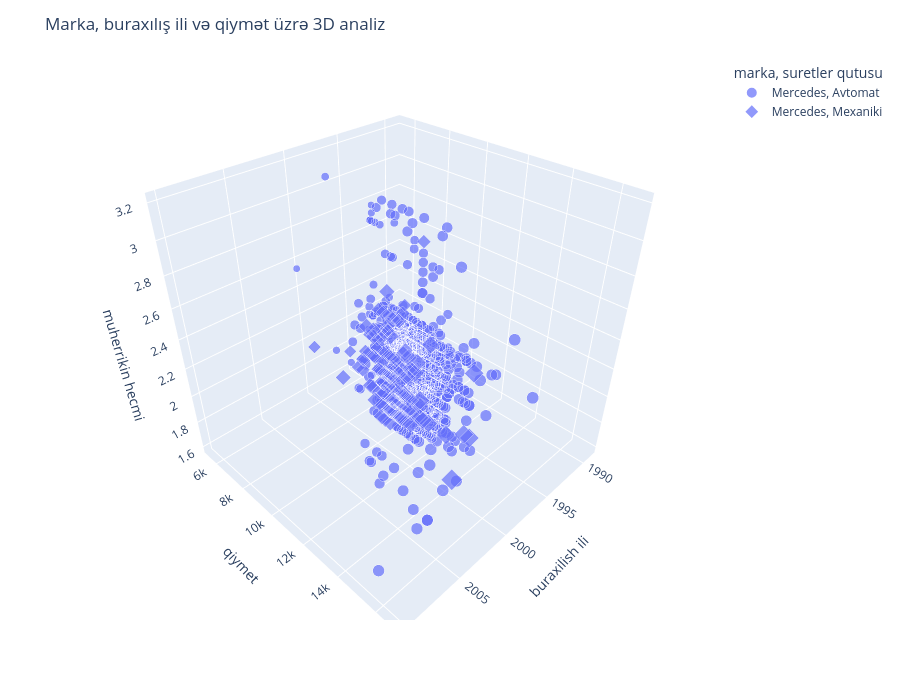

The notebook cell saved with this chart:
### Code cell
import plotly.express as px

fig = px.scatter_3d(
    df,
    x='buraxilish ili',
    y='qiymet',
    z='muherrikin hecmi',   
    color='marka',           
    symbol='suretler qutusu', 
    size='qiymet',          
    hover_data=['marka', 'buraxilish ili', 'qiymet']
)

fig.update_layout(
    title='Marka, buraxılış ili və qiymət üzrə 3D analiz',
    width=900,
    height=700
)

fig.show()

### Figure 1 — Plotly figure (JSON) as saved in the notebook; plotly's stock layout.template omitted (floating-point values rounded to 4 significant figures; data arrays with more than 128 entries replaced by an {"elided": "..."} marker saying what was removed)
{"data": [{"customdata": {"elided": "1040x1 str values"}, "hovertemplate": "marka=%{customdata[0]}<br>suretler qutusu=Avtomat<br>buraxilish ili=%{x}<br>qiymet=%{marker.size}<br>muherrikin hecmi=%{z}<extra></extra>", "legendgroup": "Mercedes, Avtomat", "marker": {"color": "#636efa", "size": {"elided": "1040 int values"}, "sizemode": "area", "sizeref": 42, "symbol": "circle"}, "mode": "markers", "name": "Mercedes, Avtomat", "scene": "scene", "showlegend": true, "type": "scatter3d", "x": {"elided": "1040 int values"}, "y": {"elided": "1040 int values"}, "z": {"elided": "1040 float values"}}, {"customdata": {"elided": "134x1 str values"}, "hovertemplate": "marka=%{customdata[0]}<br>suretler qutusu=Mexaniki<br>buraxilish ili=%{x}<br>qiymet=%{marker.size}<br>muherrikin hecmi=%{z}<extra></extra>", "legendgroup": "Mercedes, Mexaniki", "marker": {"color": "#636efa", "size": {"elided": "134 int values"}, "sizemode": "area", "sizeref": 42, "symbol": "diamond"}, "mode": "markers", "name": "Mercedes, Mexaniki", "scene": "scene", "showlegend": true, "type": "scatter3d", "x": {"elided": "134 int values"}, "y": {"elided": "134 int values"}, "z": {"elided": "134 float values"}}], "layout": {"height": 700, "legend": {"itemsizing": "constant", "title": {"text": "marka, suretler qutusu"}, "tracegroupgap": 0}, "margin": {"t": 60}, "scene": {"domain": {"x": [0, 1], "y": [0, 1]}, "xaxis": {"title": {"text": "buraxilish ili"}}, "yaxis": {"title": {"text": "qiymet"}}, "zaxis": {"title": {"text": "muherrikin hecmi"}}}, "title": {"text": "Marka, buraxılış ili və qiymət üzrə 3D analiz"}, "width": 900}}
